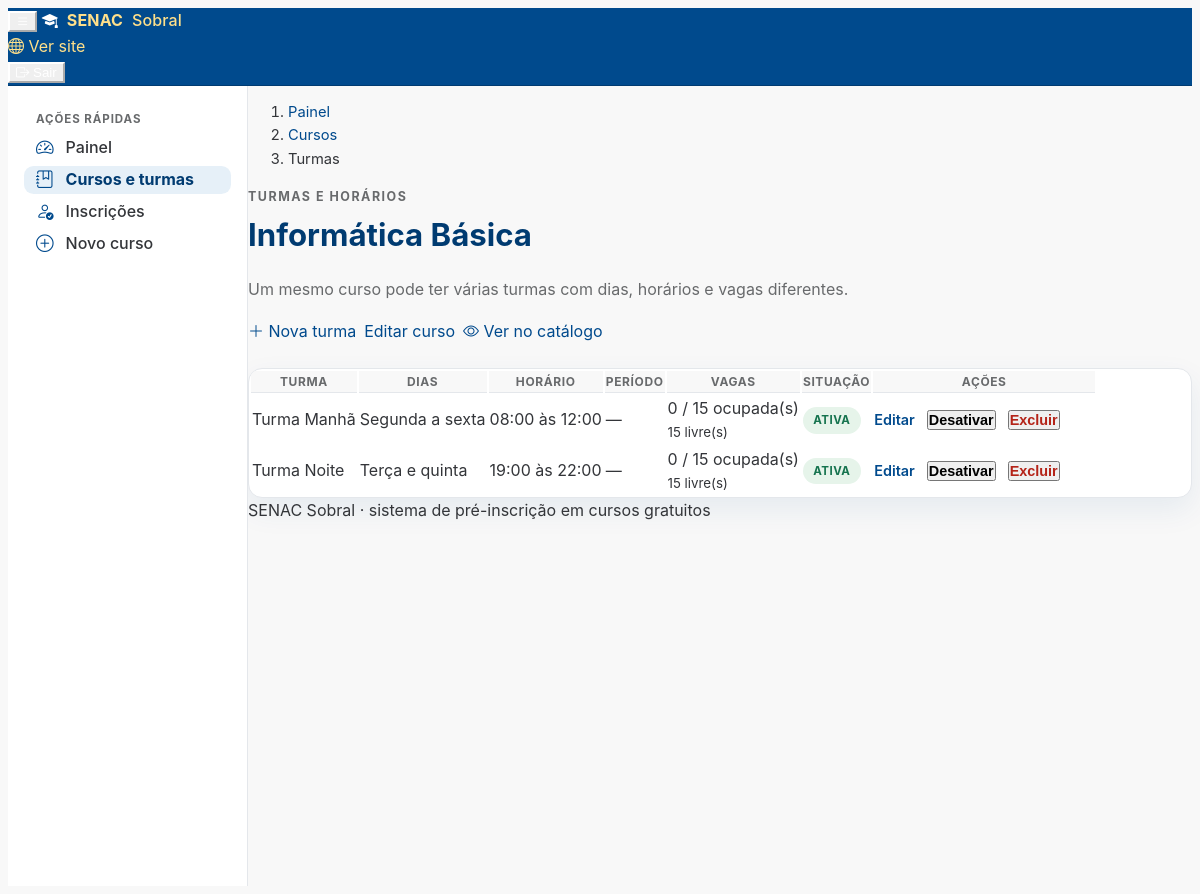
The page /admin/cursos/1/turmas (signed in) on the database its author committed.
### app/models/curso.py (models this page shows, shortened)
class Curso(TimestampMixin, db.Model):
    __tablename__ = "cursos"
    id = db.Column(db.Integer, primary_key=True)
    titulo = db.Column(db.String(150), nullable=False)
    slug = db.Column(db.String(180), unique=True, nullable=True, index=True)
    cidade = db.Column(
        db.String(100),
        nullable=False,
        default="Sobral",
        server_default="Sobral",
        index=True,
    )
    descricao = db.Column(db.Text, nullable=False, default="")
    tipo = db.Column(
        db.Enum(
            TipoCurso,
            native_enum=False,
            length=20,
            validate_strings=True,
            values_callable=_valores_enum,
        ),
        nullable=False,
        index=True,
    )
    link_externo = db.Column(db.String(500), nullable=True)
    valor = db.Column(db.Numeric(10, 2), nullable=True)
    carga_horaria = db.Column(db.Integer, nullable=True)
    data_inicio = db.Column(db.Date, nullable=True)
    data_fim = db.Column(db.Date, nullable=True)
    vagas = db.Column(db.Integer, nullable=True)
    imagem_url = db.Column(db.String(500), nullable=True)
    ativo = db.Column(db.Boolean, default=True, nullable=False, index=True)
    inscricoes = db.relationship(
        "Inscricao",
        back_populates="curso",
        passive_deletes=True,
    )
    turmas = db.relationship(
        "Turma",
        back_populates="curso",
        cascade="all, delete-orphan",
        passive_deletes=True,
        order_by="Turma.nome",
    )
    __table_args__ = (
        db.CheckConstraint(
            "tipo IN ('pago', 'gratuito')",
            name="ck_cursos_tipo_valido",
        ),
        db.CheckConstraint(
            "(tipo = 'pago' AND link_externo IS NOT NULL) "
            "OR (tipo = 'gratuito' AND link_externo IS NULL)",
            name="ck_cursos_link_externo_por_tipo",
        ),
        db.CheckConstraint(
            "valor IS NULL OR valor >= 0",
            name="ck_cursos_valor_nao_negativo",
        ),
        db.CheckConstraint(
            "vagas IS NULL OR vagas >= 0",
            name="ck_cursos_vagas_nao_negativas",
        ),
        db.CheckConstraint(
            "carga_horaria IS NULL OR carga_horaria > 0",
            name="ck_cursos_carga_horaria_positiva",
        ),
        db.CheckConstraint(
            "data_fim IS NULL OR data_inicio IS NULL OR data_fim >= data_inicio",
            name="ck_cursos_periodo_valido",
        ),
        db.Index("ix_cursos_publicacao", "ativo", "tipo", "cidade"),
    )

### app/models/turma.py (models this page shows, shortened)
class Turma(TimestampMixin, db.Model):
    __tablename__ = "turmas"
    id = db.Column(db.Integer, primary_key=True)
    curso_id = db.Column(
        db.Integer,
        db.ForeignKey(
            "cursos.id",
            ondelete="CASCADE",
            name="fk_turmas_curso_id",
        ),
        nullable=False,
        index=True,
    )
    nome = db.Column(db.String(100), nullable=False)
    dias_semana = db.Column(db.String(120), nullable=True)
    hora_inicio = db.Column(db.Time(), nullable=True)
    hora_fim = db.Column(db.Time(), nullable=True)
    data_inicio = db.Column(db.Date, nullable=True)
    data_fim = db.Column(db.Date, nullable=True)
    vagas = db.Column(db.Integer, nullable=True)
    ativo = db.Column(db.Boolean, default=True, nullable=False, index=True)
    curso = db.relationship("Curso", back_populates="turmas")
    inscricoes = db.relationship(
        "Inscricao",
        back_populates="turma",
        passive_deletes=True,
    )
    __table_args__ = (
        db.CheckConstraint(
            "vagas IS NULL OR vagas >= 0",
            name="ck_turmas_vagas_nao_negativas",
        ),
        db.CheckConstraint(
            "hora_fim IS NULL OR hora_inicio IS NULL OR hora_fim > hora_inicio",
            name="ck_turmas_horario_valido",
        ),
        db.CheckConstraint(
            "data_fim IS NULL OR data_inicio IS NULL OR data_fim >= data_inicio",
            name="ck_turmas_periodo_valido",
        ),
        db.Index("ix_turmas_curso_ativo", "curso_id", "ativo"),
    )
    @property
    def vagas_ocupadas(self) -> int:
        return sum(
            1
            for inscricao in self.inscricoes
            if inscricao.status != StatusInscricao.CANCELADA
        )
    @property
    def vagas_disponiveis(self) -> int | None:
        if self.vagas is None:
            return None
        return max(self.vagas - self.vagas_ocupadas, 0)
    @property
    def horario_formatado(self) -> str:
        if self.hora_inicio is None or self.hora_fim is None:
            return "Horário a definir"
        return (
            f"{self.hora_inicio.strftime('%H:%M')} às "
            f"{self.hora_fim.strftime('%H:%M')}"
        )

### app/blueprints/admin/routes.py (the view)
@bp.get("/cursos/<int:curso_id>/turmas")
def turmas_do_curso(curso_id: int):
    servico = CursoService()
    curso = servico.obter_curso(curso_id)
    if curso is None:
        flash("Curso não encontrado.", "error")
        return redirect(url_for("admin.cursos"))
    return render_template(
        "admin/cursos/turmas.html",
        curso=curso,
        turmas=servico.listar_turmas(curso_id),
    )

### app/__init__.py (called while the page is built)
def _registrar_carregador_de_usuario() -> None:
    from app.models import Administrador
    @login_manager.user_loader
    def carregar_administrador(usuario_id: str):
        try:
            identificador = int(usuario_id)
        except (TypeError, ValueError):
            return None
        return db.session.get(Administrador, identificador)

### app/models/administrador.py (called while the page is built)
    @property
    def is_active(self) -> bool:
        return self.ativo is not False

### app/services/curso_service.py (called while the page is built)
    def obter_curso(self, curso_id: int) -> Curso | None:
        return db.session.get(Curso, curso_id)

    def listar_turmas(
        self,
        curso_id: int,
        apenas_ativas: bool = False,
    ) -> list[Turma]:
        consulta = db.select(Turma).where(Turma.curso_id == curso_id)
        if apenas_ativas:
            consulta = consulta.where(Turma.ativo.is_(True))
        consulta = consulta.order_by(Turma.nome.asc())
        return list(db.session.scalars(consulta).all())

### app/templates/admin/cursos/turmas.html (shortened to what this page needs)
{% extends "admin_base.html" %}
{% from "components/ui.html" import breadcrumb %}
{% block content %}
  {{ breadcrumb([
    {'label': 'Painel', 'url': url_for('admin.dashboard')},
    {'label': 'Cursos', 'url': url_for('admin.cursos')},
    {'label': 'Turmas'}
  ]) }}
  <section class="admin-page-header">
    <div>
      <p class="eyebrow">Turmas e horários</p>
      <h1>{{ curso.titulo }}</h1>
      <p>Um mesmo curso pode ter várias turmas com dias, horários e vagas diferentes.</p>
    </div>
    <div class="admin-actions">
      <a class="btn btn-primary" href="{{ url_for('admin.nova_turma', curso_id=curso.id) }}">
        <i class="bi bi-plus-lg" aria-hidden="true"></i>
        Nova turma
      </a>
      <a class="btn btn-outline-primary" href="{{ url_for('admin.editar_curso', curso_id=curso.id) }}">Editar curso</a>
      {% if curso.ativo %}
        <a class="btn btn-outline-secondary" href="{{ url_for('catalogo.detalhe', curso_id=curso.id) }}">
          <i class="bi bi-eye" aria-hidden="true"></i>
          Ver no catálogo
        </a>
      {% endif %}
    </div>
  </section>
  {% if turmas %}
    <div class="table-panel">
      <div class="table-responsive">
        <table class="table senac-table table-hover">
          <thead>
            <tr>
              <th scope="col">Turma</th>
              <th scope="col">Dias</th>
              <th scope="col">Horário</th>
              <th scope="col">Período</th>
              <th scope="col">Vagas</th>
              <th scope="col">Situação</th>
              <th scope="col">Ações</th>
            </tr>
          </thead>
          <tbody>
            {% for turma in turmas %}
              <tr>
                <td class="fw-semibold">{{ turma.nome }}</td>
                <td>{{ turma.dias_semana or "—" }}</td>
                <td>{{ turma.horario_formatado }}</td>
                <td>
                  {% if turma.data_inicio %}
                    {{ turma.data_inicio.strftime("%d/%m/%Y") }}
                    {% if turma.data_fim %} a {{ turma.data_fim.strftime("%d/%m/%Y") }}{% endif %}
                  {% else %}
                    —
                  {% endif %}
                </td>
                <td>
                  {% if turma.vagas is not none %}
                    {{ turma.vagas_ocupadas }} / {{ turma.vagas }} ocupada(s)
                    <small class="text-muted">{{ turma.vagas_disponiveis }} livre(s)</small>
                  {% else %}
                    Sem limite
                  {% endif %}
                </td>
                <td>
                  <span class="status-badge status-badge--{{ 'ativo' if turma.ativo else 'inativo' }}">
                    {{ "Ativa" if turma.ativo else "Inativa" }}
                  </span>
                </td>
                <td>
                  <div class="table-actions">
                    <a class="btn btn-sm btn-link" href="{{ url_for('admin.editar_turma', turma_id=turma.id) }}">Editar</a>
                    {% if turma.ativo %}
                      <form method="post" action="{{ url_for('admin.desativar_turma', turma_id=turma.id) }}" class="inline-form">
                        <button type="submit" class="btn btn-sm btn-link">Desativar</button>
                      </form>
                    {% else %}
                      <form method="post" action="{{ url_for('admin.ativar_turma', turma_id=turma.id) }}" class="inline-form">
                        <input type="hidden" name="csrf_token" value="{{ csrf_token() }}">
                        <button type="submit" class="btn btn-sm btn-link">Ativar</button>
                      </form>
                    {% endif %}
                    <form
                      method="post"
                      action="{{ url_for('admin.excluir_turma', turma_id=turma.id) }}"
                      class="inline-form"
                      data-confirm="Deseja realmente excluir esta turma?"
                    >
                      <button type="submit" class="btn btn-sm btn-link link-button--danger">Excluir</button>
                    </form>
                  </div>
                </td>
              </tr>
            {% endfor %}
          </tbody>
        </table>
      </div>
    </div>
  {% endif %}
{% endblock %}

### app/static/css/style.css (style rules this page uses)
:root { --senac-blue: #004a8d; --senac-blue-dark: #003b71; --senac-blue-soft: #e6f0f8; --senac-blue-rgb: 0, 74, 141; --senac-accent: #ffb822; --senac-accent-light: #ffe08a; --senac-accent-dark: #f19300; --senac-accent-ink: #8a5000; --senac-secondary: #3182a7; --senac-text: #333539; --senac-muted: #686a6c; --senac-border: #e4e7eb; --senac-surface: #f8f8f8; --senac-success: #15734e; --senac-success-soft: #e6f4ea; --senac-danger: #b42318; --senac-danger-soft: #fdecec; --senac-warning: var(--senac-accent-ink); --senac-warning-soft: #fff4e0; --senac-info: var(--senac-blue-dark); --senac-info-soft: var(--senac-blue-soft); --senac-contact: #1d5f7d; --senac-contact-soft: #e4f1f6; --senac-radius: 14px; --senac-shadow: 0 12px 30px rgba(0, 74, 141, 0.08); --bs-primary: var(--senac-blue); --bs-primary-rgb: 0, 74, 141; --tblr-primary: var(--senac-blue); --tblr-primary-darken: var(--senac-blue-dark); }
* { box-sizing: border-box; }
html { scroll-behavior: smooth; scroll-padding-top: 1.5rem; }
body { color: var(--senac-text); background: var(--senac-surface); font-family: Inter, system-ui, -apple-system, "Segoe UI", Roboto, sans-serif; line-height: 1.6; }
a { color: var(--senac-blue); text-decoration: none; }
.btn-primary { --bs-btn-bg: var(--senac-blue); --bs-btn-border-color: var(--senac-blue); --bs-btn-hover-bg: var(--senac-blue-dark); --bs-btn-hover-border-color: var(--senac-blue-dark); --bs-btn-active-bg: var(--senac-blue-dark); --bs-btn-active-border-color: var(--senac-blue-dark); --bs-btn-disabled-bg: var(--senac-blue); --bs-btn-disabled-border-color: var(--senac-blue); }
.btn-outline-primary { --bs-btn-color: var(--senac-blue); --bs-btn-border-color: var(--senac-blue); --bs-btn-hover-bg: var(--senac-blue); --bs-btn-hover-border-color: var(--senac-blue); --bs-btn-active-bg: var(--senac-blue-dark); --bs-btn-active-border-color: var(--senac-blue-dark); }
.eyebrow { margin: 0; color: var(--senac-accent); font-size: 0.78rem; font-weight: 700; letter-spacing: 0.12em; text-transform: uppercase; }
.status-badge { display: inline-flex; align-items: center; width: fit-content; padding: 0.25rem 0.65rem; border-radius: 999px; font-size: 0.72rem; font-weight: 700; letter-spacing: 0.04em; text-transform: uppercase; }
.status-badge--gratuito, .status-badge--ativo, .status-badge--ativa, .status-badge--finalizada { background: var(--senac-success-soft); color: var(--senac-success); }
.admin-page-header { display: flex; align-items: flex-start; justify-content: space-between; gap: 1rem; flex-wrap: wrap; margin-bottom: 1.5rem; }
.admin-page-header h1 { margin: 0.25rem 0 0.4rem; color: var(--senac-blue-dark); font-size: clamp(1.6rem, 2.6vw, 2.2rem); }
.admin-page-header p { max-width: 70ch; margin-bottom: 0; color: var(--senac-muted); }
.admin-actions { display: flex; flex-wrap: wrap; gap: 0.5rem; }
.table-panel { overflow: hidden; border: 1px solid var(--senac-border); border-radius: var(--senac-radius); background: #fff; box-shadow: var(--senac-shadow); }
.table-panel .table-responsive { margin: 0; }
.senac-table { min-width: 720px; margin: 0; }
.senac-table thead th { border-bottom: 1px solid var(--senac-border); background: var(--senac-surface); color: var(--senac-muted); font-size: 0.75rem; font-weight: 700; letter-spacing: 0.05em; text-transform: uppercase; white-space: nowrap; }
.senac-table td { vertical-align: middle; }
.senac-table small { display: block; }
.table-actions { display: flex; flex-wrap: wrap; gap: 0.35rem 0.75rem; align-items: center; min-width: 220px; }
.table-actions .btn-link { padding: 0; font-size: 0.9rem; font-weight: 600; }
.link-button--danger { color: var(--senac-danger) !important; }
.inline-form { display: inline-flex; align-items: center; gap: 0.35rem; margin: 0; }

### rows shown on the page
Curso: titulo "Informática Básica"
Turma: nome "Turma Manhã", dias_semana "Segunda a sexta", horario_formatado "08:00 às 12:00", vagas_ocupadas "0", vagas "15", vagas_disponiveis "15", ativo "ATIVA"
Turma: nome "Turma Noite", dias_semana "Terça e quinta", horario_formatado "19:00 às 22:00", vagas_ocupadas "0", vagas "15", vagas_disponiveis "15", ativo "ATIVA"

### other values the page prints
{{ item.label }} "Painel" "Cursos"
{{ item.label }} "Turmas"
